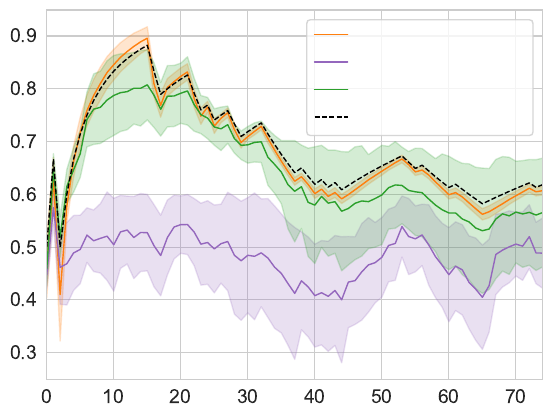

This chart was generated by the following Python code:
#%%
import wandb
import pandas as pd
import seaborn as sns
from matplotlib import pyplot as plt
import numpy as np

api = wandb.Api()

def moving_average(a, n=3):
	t = np.floor(n/2).astype(int)
	b = np.zeros(a.shape)
	for i in range(b.shape[-1]):
		b[i] = np.mean(a[max(0, i-t):min(i+t+1, a.shape[-1])])
	
	return b

df_t1 = []
est_t1 = []
for run in api.runs("mamba-markov/markov-LLM-test-seq", {"config.n_layer": 1}):
    try:
        df_t1.append(run.history(samples=25000))
    except:
        pass

df_t2 = []
est_t2 = []
for run in api.runs("mamba-markov/markov-LLM-test-seq", {"config.n_layer": 2}):
    try:
        df_t2.append(run.history(samples=25000))
    except:
        pass

df_m = []
est_m = []
for run in api.runs("mamba-markov/markov-mamba-test-seq"):
    try:
        df_m.append(run.history(samples=25000))
    except:
        pass

#
for h in df_t1:
    est = h["est/model_est_0"].values[:]
    est = est[~np.isnan(est)]
    #est = moving_average(est, n=50)
    est_t1.append(est)
    
est_t1 = np.stack(est_t1)
est_t1_mean = np.nanmean(est_t1, axis=0)
est_t1_std = np.nanstd(est_t1, axis=0)

for h in df_t2:
    est = h["est/model_est_0"].values[:]
    est = est[~np.isnan(est)]
    #est = moving_average(est, n=50)
    est_t2.append(est)
    
est_t2 = np.stack(est_t2)
est_t2_mean = np.nanmean(est_t2, axis=0)
est_t2_std = np.nanstd(est_t2, axis=0)

for h in df_m:
    est = h["est/model_est_0"].values[:]
    est = est[~np.isnan(est)]
    #est = moving_average(est, n=50)
    est_m.append(est)
    
est_m = np.stack(est_m)
est_m_mean = np.nanmean(est_m, axis=0)
est_m_std = np.nanstd(est_m, axis=0)

opt_est = df_m[0]["est/empirical_est_w0_0"].values[:]
opt_est = opt_est[~np.isnan(opt_est)]

#
sns.set_style("whitegrid")

fig, ax = plt.subplots()
ax.plot(est_m_mean, color="tab:orange", label=" ", linewidth=1)
ax.plot(est_t1_mean, color="tab:purple", label="                              ", linewidth=1)
ax.plot(est_t2_mean, color="tab:green", label=" ", linewidth=1)
ax.plot(opt_est, color="black", label=" ", linestyle="--", linewidth=1)
ax.fill_between(range(len(est_m_mean)), est_m_mean-est_m_std, est_m_mean+est_m_std, color="tab:orange", alpha=0.2)
ax.fill_between(range(len(est_t1_mean)), est_t1_mean-est_t1_std, est_t1_mean+est_t1_std, color="tab:purple", alpha=0.2)
ax.fill_between(range(len(est_t2_mean)), est_t2_mean-est_t2_std, est_t2_mean+est_t2_std, color="tab:green", alpha=0.2)
#ax.set(xlabel="Iterations", ylabel="Test loss")
ax.xaxis.label.set_fontsize(14)
ax.yaxis.label.set_fontsize(14)
plt.xlim((0,74))
#plt.ylim((0.5,0.7))
plt.xticks(fontsize=14)
plt.yticks(fontsize=14)
ax.legend(prop={'size': 14}, handlelength=1.7)
ax.grid(True, which="both")
fig.savefig("estimator.pdf", bbox_inches='tight')